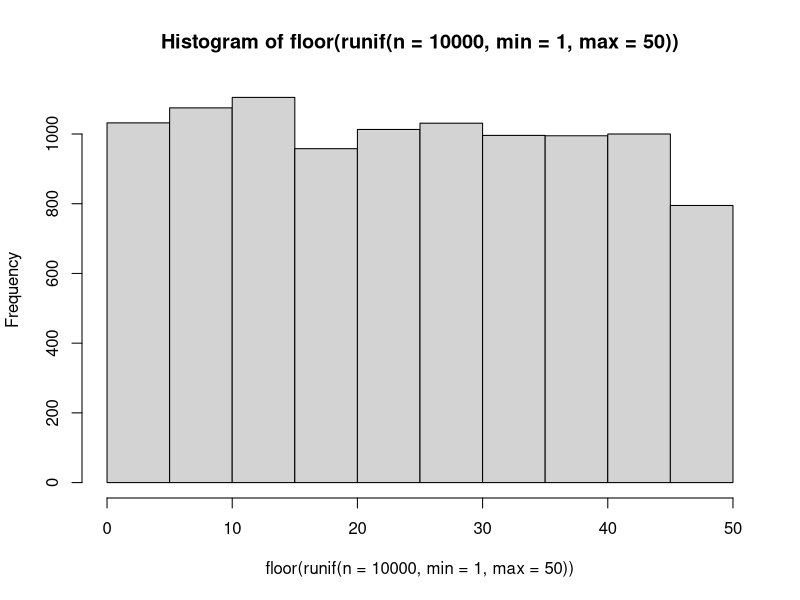
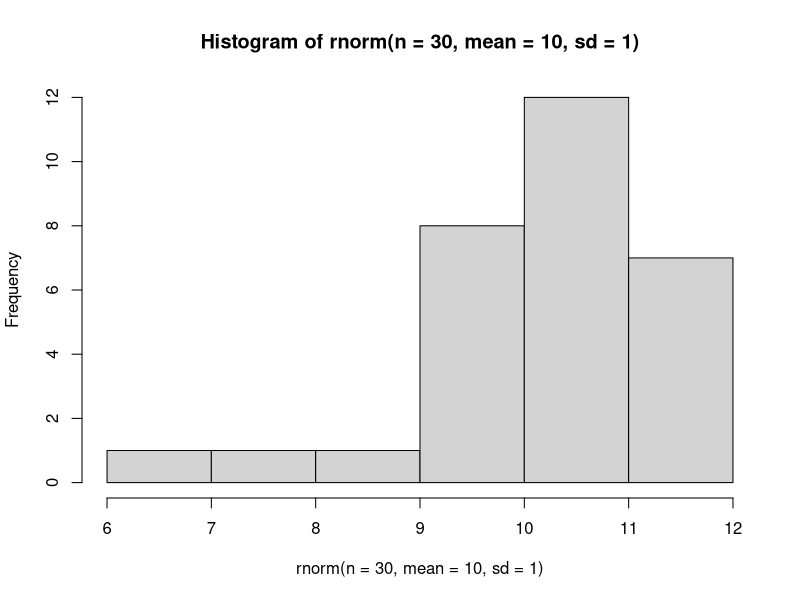
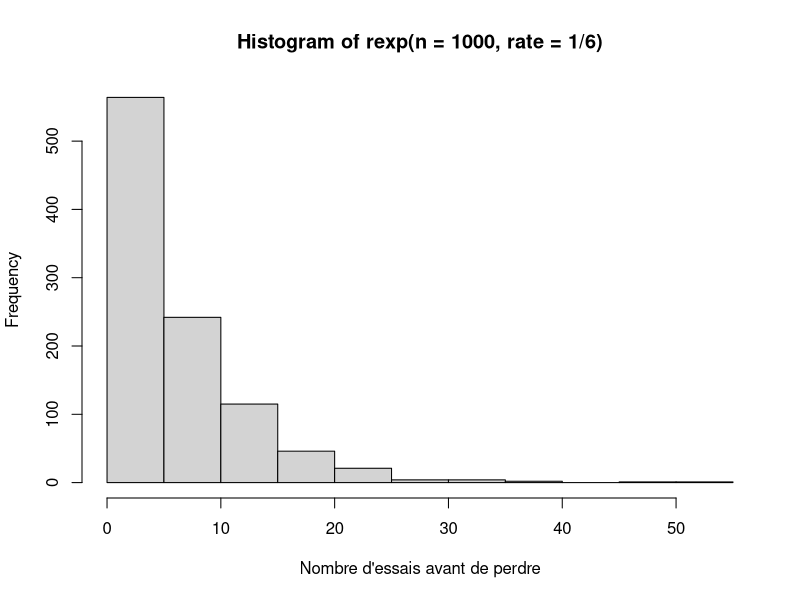
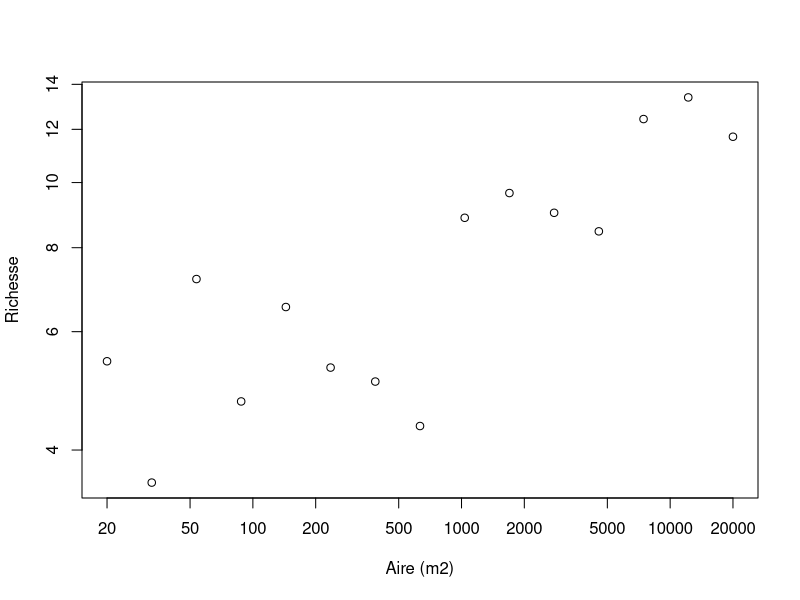
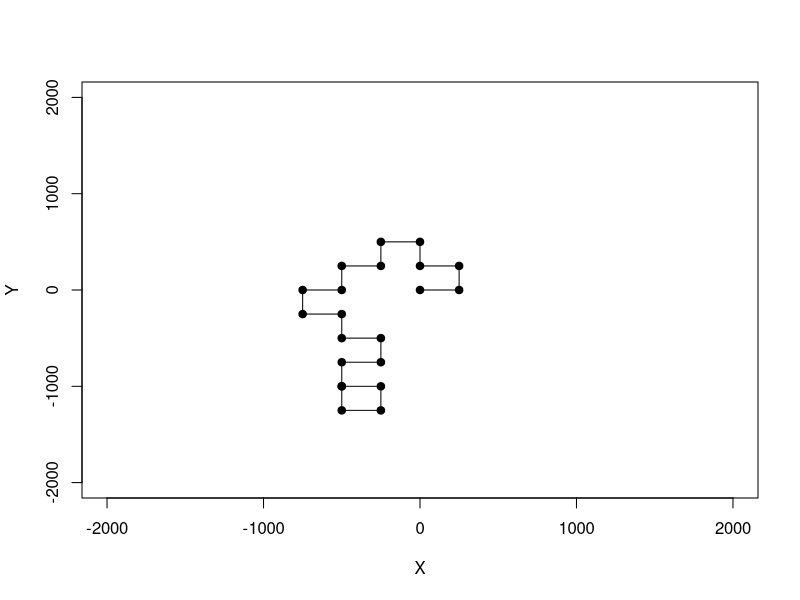
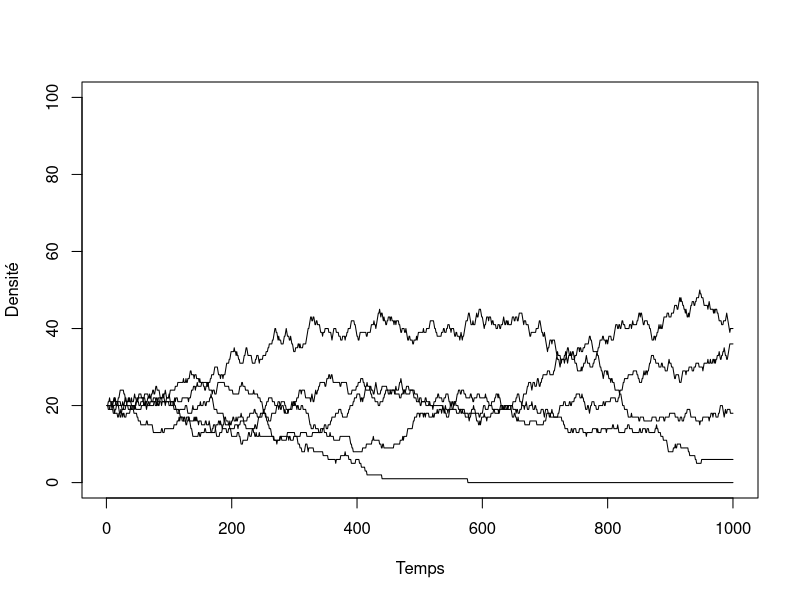
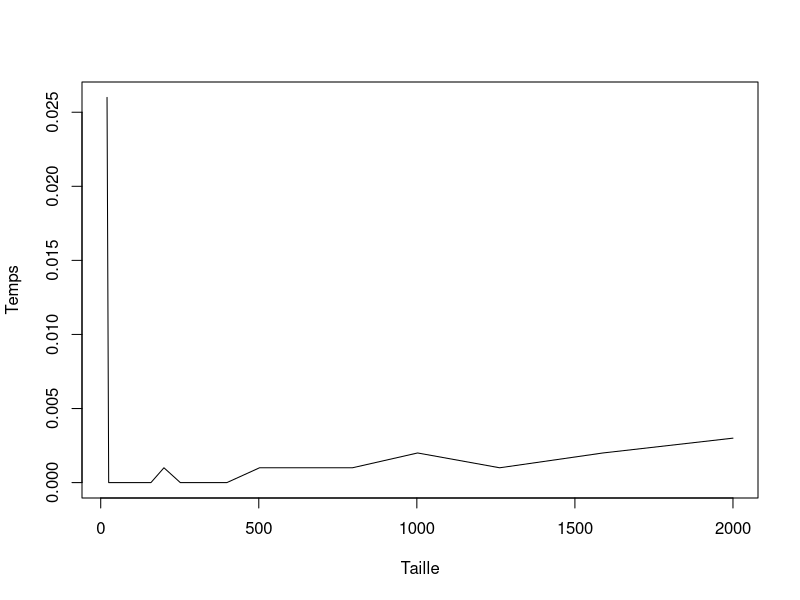

Source code (R) for these figures, in order:
## ---- chunk 1
tri <- function(x){
	# Calcul de la dimension du vecteur
	taille = length(x)
	ordre = "OUI"
	# Boucle qui tourne jusqu'à ce que tout soit en ordre
	while(ordre == "OUI") {
		ordre = "NON"
		# Boucle qui passe tous les éléments en paires
		for(i in 1:(taille-1)) {
			if(x[i+1] < x[i]) {
				# Inversion des deux lettres
				x[c(i,i+1)] = x[c(i+1,i)]
				# Comme un changement a été fait, l'ordre
				# n'est pas encore garanti
				ordre = "NON"
			}
		}
	}
	return(x)
}
## ---- chunk 2
valeurs = c("2", "3", "4", "5", "6", "7", "8", "9", "10", "valet", "reine", "roi", "as")
couleurs = rep(c("pique", "trèfle", "carreau", "coeur"),each = 13)
cartes = paste(valeurs,"-",couleurs)
tirage = function(n, cartes) {
    sample(x = cartes, size = n, replace = FALSE)
}
tirage(3, cartes)
## ---- chunk 3
hist(floor(runif(n = 10000, min = 1, max = 50)))
## ---- chunk 4
hist(rnorm(n = 30, mean = 10, sd = 1))
## ---- chunk 5
rbinom(n = 10, size = 1, prob = 0.5)
## ---- chunk 6
rmultinom(n = 3, size = 1, prob = rep(1/6, 6))
## ---- chunk 7
hist(rexp(n = 1000, rate = 1/6),
xlab = "Nombre d'essais avant de perdre")
## ---- chunk 8
A = 2*10^seq(1, 4, length.out = 15)
c = 3
z = 0.15
S = rnorm(15, mean = c*A^z, sd = 1.5)
plot(A, S, xlab = "Aire (m2)", ylab = "Richesse",
  log = "xy")
## ---- chunk 9
set.seed(1)
p <- 0.55
alea <- runif(n = 1, min = 0, max = 1)
if(alea < p) res = "pile" else res = "face"
res
## ---- chunk 10
nsteps = 20
xy = matrix(0,nr = 21, nc = 2)
xy[1,] = c(0,0)
direction = 0
set.seed(2)
for(step in 2:(nsteps+1)) {
    # Ḑe quel côté tourner ?
    if(runif(1,0,1) < 0.5) {
      # Tourne à droite
      direction = direction + pi/2 
    }
    else {
      # Tourne à gauche  
      direction = direction - pi/2
    }
    # Calcul des nouvelles coordonnées
    xy[step,1] = xy[step-1,1] + sin(direction)*250 
    xy[step,2] = xy[step-1,2] + cos(direction)*250 
}
## ---- chunk 11
plot(xy[,1],xy[,2], type = "l", xlim = c(-2000,2000),ylim = c(-2000,2000),
    xlab = "X", ylab = "Y")
points(xy[,1],xy[,2],pch = 19)
## ---- chunk 12
etats <- c("A", "B", "C", "D", "E")
p = c(0.1, 0.5, 0.2, 0.05, 0.15)
sum(p)

# On utilise cumsum pour calculer la probabilité cumulative
cump <- cumsum(p)
cump
## ---- chunk 13
alea <- runif(1,0,1)
alea
n_etats <- 5; i = 1; plus_petit = FALSE
while(plus_petit == FALSE) {
    if(alea < cump[i]) {
        decision = etats[i]
        plus_petit = TRUE
    }
    else {
        i = i + 1
    }
}
decision
## ---- chunk 14
tirage <- function(p) {
    etats <- c("A", "B", "C", "D", "E")
    res <- rmultinom(n=1,size=1,prob=p)
    etats[which(res==1)]
}
tirage(p)
## ---- chunk 15
nsteps <- 1000
S <- 5
K <- 100
N <- matrix(nr = nsteps, nc = S)

# Une fonction utile pour faire des tirages
# Elle retourne la position de l'espèce pigée au hasard
tirage  <- function(p) {
    res <- rmultinom(n=1,size=1,prob=p)
    return(which(res==1))
}
## ---- chunk 16
# On démarre la simulation avec 20 individus par espèce
N[1,] =rep(K/S, S)

# La boucle principale
for(step in 2:nsteps) {

    # Calcul de l'abondance relative
    p = N[step-1,] / K

    # On tire l'identité de l'espèce qui meurt
    ID_mort = tirage(p)

    # On applique le changement
    N[step,] = N[step-1,]
    N[step,ID_mort] = N[step,ID_mort] - 1

    # On tire l'identité de la recrue
    ID_recrue = tirage(p)
    N[step,ID_recrue] = N[step,ID_recrue] + 1
}
## ---- chunk 17
# Illustration des résultats
plot(c(1:nsteps), N[,1], type = "l", ylim = c(0,K),
    xlab = "Temps", ylab = "Densité")
for(i in 2:S) lines(c(1:nsteps), N[,i])
## ---- chunk 18
x = runif(1000)
system.time(sort(x))
system.time(tri(x))

## ---- chunk 19
n = 2*10^seq(1,3,0.1)
res = numeric(length(n))
for(i in 1:length(res)) {
	x = runif(n[i])
	res[i] = system.time(tri(x))[3]
}
plot(n,res, type = "l", xlab = "Taille", ylab = "Temps")
## ---- chunk 20
f1 <- function(x) {
	taille <- length(x)
	x2 <- numeric(taille)
	for(i in 1:taille) if(x[i] < 0.5) x2[i] <- 1
}
f2 <- function(x) {
	x2 <- x*0
	x2[x<0.5] <- 1
}
## ---- chunk 21
x = runif(1000000)
system.time(f1(x))
system.time(f2(x))
## ---- chunk 22
f1 <- function(x) {
	res <- numeric(ncol(x))
	for(j in 1:ncol(x)) {
		for(i in 1:nrow(x)){
			res[x] = res[j] + x[i,j]
		}
	}
}
X = matrix(runif(100*100),nr=100,nc=100)
## ---- chunk 23
system.time(rowSums(X))
system.time(apply(X,2,sum))
system.time(f1(X))
